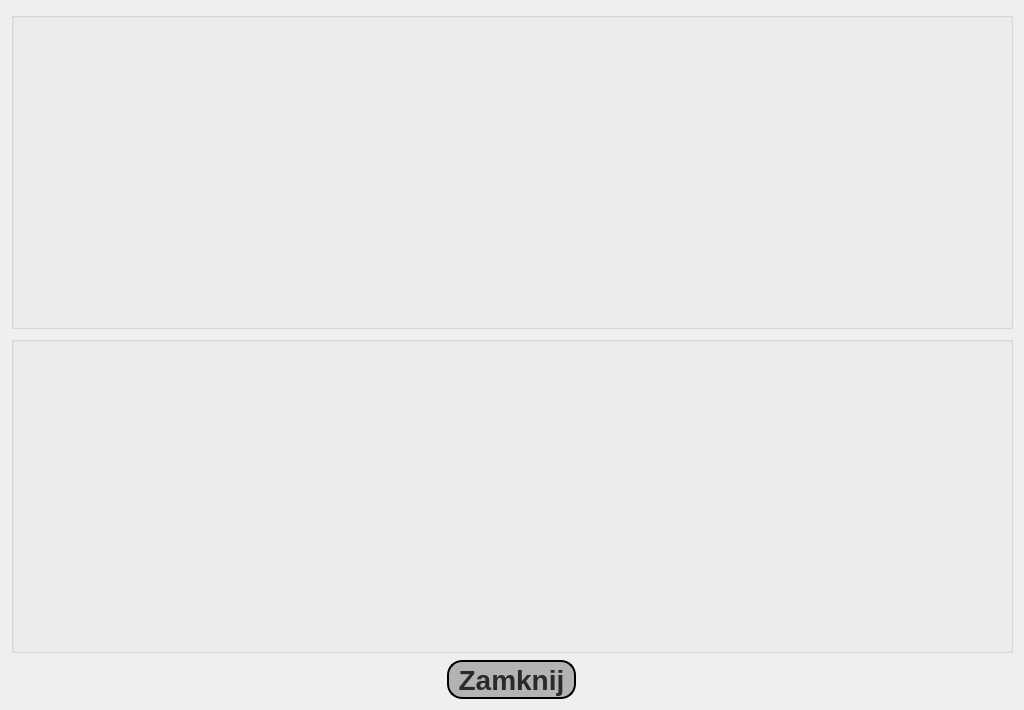
<?xml version="1.0" encoding="UTF-8"?>
<ui version="4.0">
 <class>DatabaseWidget</class>
 <widget class="QWidget" name="DatabaseWidget">
  <property name="geometry">
   <rect>
    <x>0</x>
    <y>0</y>
    <width>1024</width>
    <height>710</height>
   </rect>
  </property>
  <property name="sizePolicy">
   <sizepolicy hsizetype="Fixed" vsizetype="Fixed">
    <horstretch>0</horstretch>
    <verstretch>0</verstretch>
   </sizepolicy>
  </property>
  <property name="minimumSize">
   <size>
    <width>1024</width>
    <height>710</height>
   </size>
  </property>
  <property name="styleSheet">
   <string notr="true"/>
  </property>
  <layout class="QGridLayout" name="gridLayout_3">
   <item row="5" column="0">
    <spacer name="verticalSpacer_3">
     <property name="orientation">
      <enum>Qt::Vertical</enum>
     </property>
     <property name="sizeHint" stdset="0">
      <size>
       <width>20</width>
       <height>40</height>
      </size>
     </property>
    </spacer>
   </item>
   <item row="1" column="0">
    <widget class="QGroupBox" name="groupBox">
     <property name="styleSheet">
      <string notr="true"/>
     </property>
     <property name="alignment">
      <set>Qt::AlignCenter</set>
     </property>
     <layout class="QGridLayout" name="gridLayout">
      <item row="0" column="0">
       <widget class="QToolButton" name="addDataButton">
        <property name="sizePolicy">
         <sizepolicy hsizetype="Fixed" vsizetype="Fixed">
          <horstretch>0</horstretch>
          <verstretch>0</verstretch>
         </sizepolicy>
        </property>
        <property name="styleSheet">
         <string notr="true">border: none;
outline: none;</string>
        </property>
        <property name="icon">
         <iconset resource="resources.qrc">
          <normaloff>:/icons/database_add.png</normaloff>:/icons/database_add.png</iconset>
        </property>
        <property name="iconSize">
         <size>
          <width>315</width>
          <height>287</height>
         </size>
        </property>
       </widget>
      </item>
      <item row="0" column="2">
       <widget class="QToolButton" name="deleteDataButton">
        <property name="sizePolicy">
         <sizepolicy hsizetype="Fixed" vsizetype="Fixed">
          <horstretch>0</horstretch>
          <verstretch>0</verstretch>
         </sizepolicy>
        </property>
        <property name="styleSheet">
         <string notr="true">border: none;
outline: none;</string>
        </property>
        <property name="icon">
         <iconset resource="resources.qrc">
          <normaloff>:/icons/database_remove.png</normaloff>:/icons/database_remove.png</iconset>
        </property>
        <property name="iconSize">
         <size>
          <width>315</width>
          <height>287</height>
         </size>
        </property>
       </widget>
      </item>
      <item row="0" column="1">
       <widget class="QToolButton" name="editDataButton">
        <property name="sizePolicy">
         <sizepolicy hsizetype="Fixed" vsizetype="Fixed">
          <horstretch>0</horstretch>
          <verstretch>0</verstretch>
         </sizepolicy>
        </property>
        <property name="styleSheet">
         <string notr="true">border: none;
outline: none;</string>
        </property>
        <property name="icon">
         <iconset resource="resources.qrc">
          <normaloff>:/icons/database_edit.png</normaloff>:/icons/database_edit.png</iconset>
        </property>
        <property name="iconSize">
         <size>
          <width>315</width>
          <height>287</height>
         </size>
        </property>
       </widget>
      </item>
     </layout>
    </widget>
   </item>
   <item row="0" column="0">
    <spacer name="verticalSpacer_2">
     <property name="orientation">
      <enum>Qt::Vertical</enum>
     </property>
     <property name="sizeHint" stdset="0">
      <size>
       <width>20</width>
       <height>40</height>
      </size>
     </property>
    </spacer>
   </item>
   <item row="3" column="0">
    <widget class="QGroupBox" name="groupBox_2">
     <layout class="QGridLayout" name="gridLayout_2">
      <item row="0" column="1">
       <widget class="QToolButton" name="editResultButton">
        <property name="sizePolicy">
         <sizepolicy hsizetype="Fixed" vsizetype="Fixed">
          <horstretch>0</horstretch>
          <verstretch>0</verstretch>
         </sizepolicy>
        </property>
        <property name="styleSheet">
         <string notr="true">border: none;
outline: none;</string>
        </property>
        <property name="icon">
         <iconset resource="resources.qrc">
          <normaloff>:/icons/result_edit.png</normaloff>:/icons/result_edit.png</iconset>
        </property>
        <property name="iconSize">
         <size>
          <width>315</width>
          <height>287</height>
         </size>
        </property>
       </widget>
      </item>
      <item row="0" column="0">
       <widget class="QToolButton" name="showResultButton">
        <property name="sizePolicy">
         <sizepolicy hsizetype="Fixed" vsizetype="Fixed">
          <horstretch>0</horstretch>
          <verstretch>0</verstretch>
         </sizepolicy>
        </property>
        <property name="styleSheet">
         <string notr="true">border: none;
outline: none;</string>
        </property>
        <property name="icon">
         <iconset resource="resources.qrc">
          <normaloff>:/icons/result_show.png</normaloff>:/icons/result_show.png</iconset>
        </property>
        <property name="iconSize">
         <size>
          <width>315</width>
          <height>287</height>
         </size>
        </property>
       </widget>
      </item>
      <item row="0" column="2">
       <widget class="QToolButton" name="deleteResultButton">
        <property name="sizePolicy">
         <sizepolicy hsizetype="Fixed" vsizetype="Fixed">
          <horstretch>0</horstretch>
          <verstretch>0</verstretch>
         </sizepolicy>
        </property>
        <property name="styleSheet">
         <string notr="true">border: none;
outline: none;</string>
        </property>
        <property name="icon">
         <iconset resource="resources.qrc">
          <normaloff>:/icons/result_remove.png</normaloff>:/icons/result_remove.png</iconset>
        </property>
        <property name="iconSize">
         <size>
          <width>315</width>
          <height>287</height>
         </size>
        </property>
       </widget>
      </item>
     </layout>
    </widget>
   </item>
   <item row="2" column="0">
    <spacer name="verticalSpacer">
     <property name="orientation">
      <enum>Qt::Vertical</enum>
     </property>
     <property name="sizeHint" stdset="0">
      <size>
       <width>20</width>
       <height>40</height>
      </size>
     </property>
    </spacer>
   </item>
   <item row="6" column="0" alignment="Qt::AlignHCenter|Qt::AlignBottom">
    <widget class="QToolButton" name="closeDialogButton">
     <property name="sizePolicy">
      <sizepolicy hsizetype="Fixed" vsizetype="Fixed">
       <horstretch>0</horstretch>
       <verstretch>0</verstretch>
      </sizepolicy>
     </property>
     <property name="font">
      <font>
       <pointsize>21</pointsize>
       <weight>75</weight>
       <bold>true</bold>
       <stylestrategy>PreferAntialias</stylestrategy>
      </font>
     </property>
     <property name="styleSheet">
      <string notr="true">background-color: #b3b3b3;
border-radius: 15px;
border-width: 2px;
border-color: black;
border-style: outset;
color: #2a2a29;</string>
     </property>
     <property name="text">
      <string>Zamknij</string>
     </property>
    </widget>
   </item>
  </layout>
 </widget>
 <resources>
  <include location="resources.qrc"/>
 </resources>
 <connections/>
</ui>
